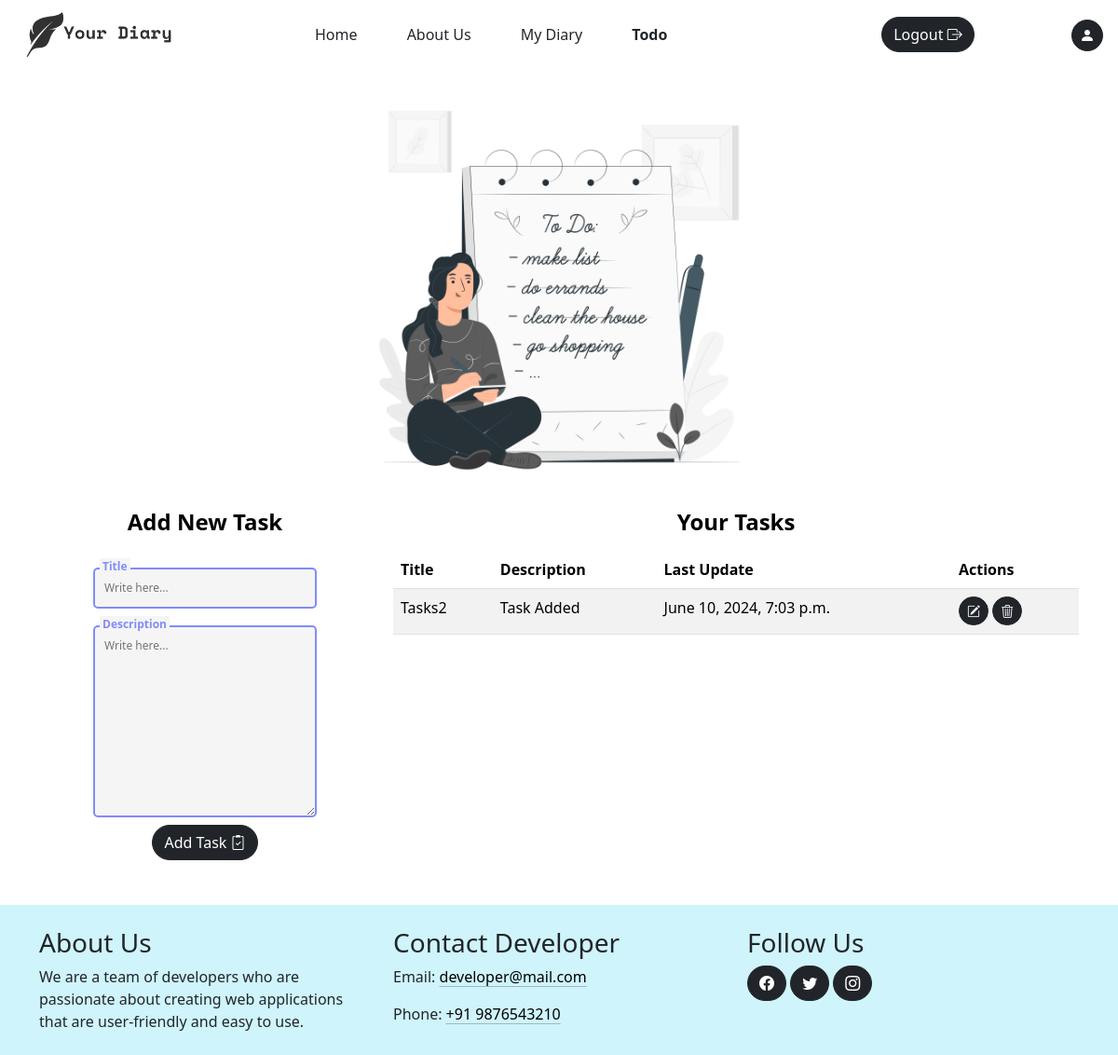
The app's page /todo/ (signed in) with its own data.
### diary/models.py (models this page shows, shortened)
class Todo(models.Model):
    user = models.ForeignKey(User, on_delete=models.CASCADE)
    title = models.CharField(max_length=100)
    description = models.TextField()
    created_at = models.DateTimeField(auto_now_add=True)
    updated_at = models.DateTimeField(auto_now=True)

### diary/views.py (the view)
# urls.py: path("todo/", views.todo, name="todo"),
@login_required(login_url="login")
def todo(request):
	context = {}
	todo_form = TodoForm()
	context["todo_form"] = todo_form
	todos = Todo.objects.filter(user=request.user)
	context["todos"] = todos
	context['activeTodo']="active"
	return render(request, "todo.html", context)

### diary/forms.py
class TodoForm(forms.ModelForm):
	class Meta:
		model = Todo
		fields = ('title', 'description')
		widgets = {
			'title': forms.TextInput(attrs={'class': 'input', 'placeholder': 'Write here...'}),
			'description': forms.Textarea(attrs={'class': 'input', 'placeholder': 'Write here...'}),
		}

### diary/context_processors.py (called while the page is built)
def site(request):
	site = Site.objects.first()  # replace this with your actual query
	return {'site': site}

### diary/templates/todo.html (shortened to what this page needs)
{% extends "base.html" %}
{% load static %}
{% block css %}
	<link rel="stylesheet" href="{% static "css/todo.css" %}">
{% endblock css %}
{% block body %}
	<div class="container todo-page">
		<div class="row todo-image">
			<img src="{% static "media/Todo_list.png" %}" alt="" class=" todo-img img-fluid">
		</div>
		<div class="row">
			<div class="col-sm-4">
				<h4 class='heading text-center'>Add New Task</h4>
				<form action="{% url "addTodo" %}" class="todo-form" method="POST" >{% csrf_token %}
					{% for field in todo_form %}
						<div class="coolinput">
							<label for="{{field.id_for_label}}" class="text">{{field.label}}</label>
							{{field}}  <small class='text-warning'>{{field.errors|striptags}}</small>
						</div>
					{% endfor %}
					<button type="submit" class="btn mt-2 {% if request.user.theme.theme == 'dark' %} btn-secondary {% else %} btn-dark {% endif %}">Add Task <i class="bi bi-clipboard2-check"></i></button>
				</form>
			</div>
			<div class="col-sm-8">
				<h4 class='heading text-center'>Your Tasks</h4>
				{% if todos %}
					<table class="table table-hover table-striped {% if request.user.theme.theme == 'dark' %} table-dark {% endif %}">
						<thead>
							<tr>
								<th>Title</th>
								<th>Description</th>
								<th>Last Update</th>
								<th>Actions</th>
							</tr>
						</thead>
						<tbody>
							{% for todo in todos %}
								<tr>
									<td>{{todo.title}}</td>
									<td>{{todo.description}}</td>
									<td>{{todo.updated_at}}</td>
									<td>
										<a href="{% url "updateTodo" todo.id %}" class="btn btn-sm btn-dark"><i class="bi bi-pencil-square"></i></a>
										<a href="" data-id="{{todo.id}}" class="btn btn-sm btn-dark delete-btn"><i class="bi bi-trash3"></i></a>
									</td>
								</tr>
							{% endfor %}
					</table>
				{% else %}
					<p class="text-center">No tasks available</p>
				{% endif %}
			</div>
		</div>
	</div>
	{% include "sections/footer.html" %}
{% endblock body %}

### static/css/style.css (style rules this page uses)
.btn { border-radius: 30px !important; }
.light-theme { background-color: white; color: black; }
button { cursor: pointer; }

### static/css/todo.css (style rules this page uses)
.todo-page { margin-bottom: 1rem; }
.todo-form { align-items: center; display: flex; flex-direction: column; }
.heading { font-size: 1.5rem; font-weight: 700; margin: 1rem 0; }
td a { margin-bottom: .1rem; }
.todo-image { justify-content: center; }
.todo-img { width: 30rem; }
.coolinput { display: flex; flex-direction: column; width: 90%; position: static; max-width: 240px; }
.coolinput label.text { font-size: 0.75rem; color: #818CF8; font-weight: 700; position: relative; top: 0.5rem; margin: 0 0 0 7px; padding: 0 3px; background: whitesmoke; width: fit-content; }
.coolinput > .input { padding: 11px 10px; font-size: 0.75rem; border: 2px #818CF8 solid; border-radius: 5px; background: whitesmoke; }
button { cursor: pointer; }

### records on screen
Todo: title "Tasks2", description "Task Added", updated_at "June 10, 2024, 7:03 p.m."

### other values on screen
{{ field.label }} "Title" "Description"
